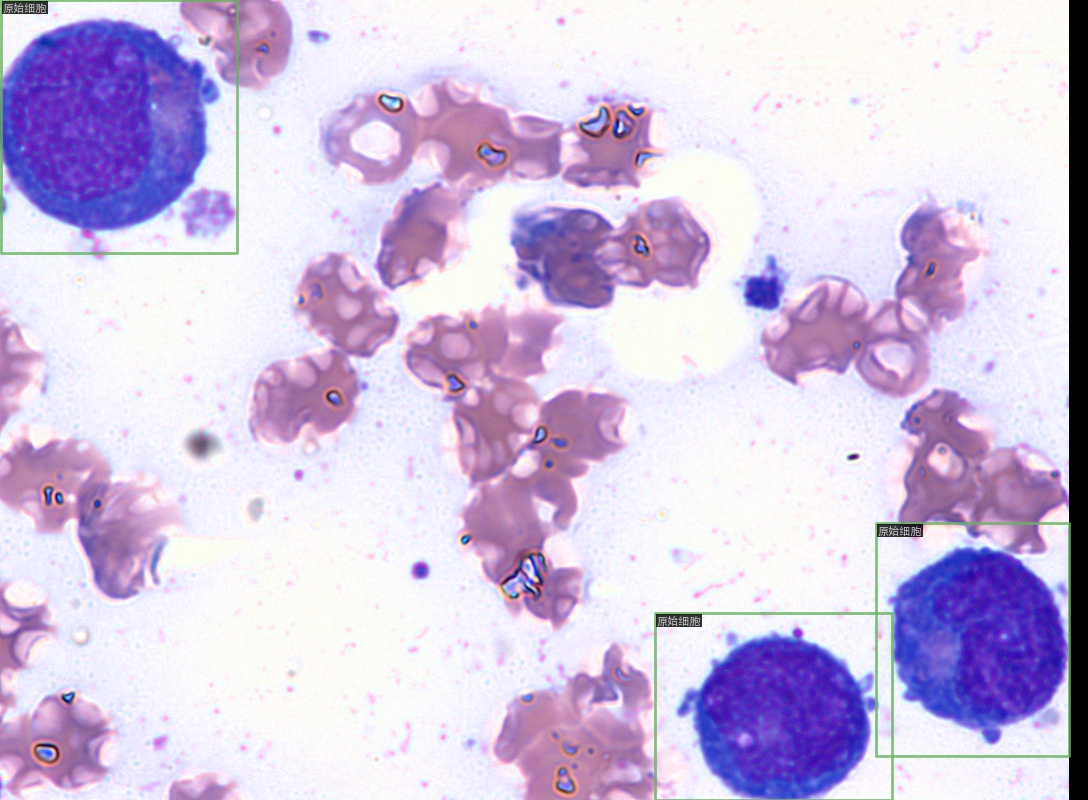
#> input picture mmdetection/browse_dataset/475.jpg, 1088 x 800 px; its folder holds only this picture in this run
$ python -i utils.py   (imports and definitions only)
#> lines starting #> are read from the running program, lines starting #| are printed output that depends on the picture; after the words box and inside, x2 and y2 are one past the last pixel; in counts of white or black regions, pixels touching at a corner belong together
import cv2
import os
import numpy as np

from scipy import signal

import matplotlib.pyplot as plt


# [110 lines left out: functions mask_single_cell, mask_single_cell_BGR, gray_threshold_mask, not called in this run]


def gradient_mask(file_path, ratio=0.65, save=False):
    """
    利用灰度梯度变化进行色点分割
    Args:
        file_path: 图像路径
        ratio: 多少比例保留
        save:

    Returns:

    """
#> called with file_path = '../browse_dataset/475.jpg', ratio = 0.65, save = False
    img = cv2.imread(file_path)
#> img is the input picture: shape (800, 1088, 3); mean B, G, R 225.7, 195.4, 209.3

    img_blur = cv2.GaussianBlur(img, (3, 3), sigmaX=5)

    img_gray = cv2.cvtColor(img_blur, cv2.COLOR_BGR2GRAY)
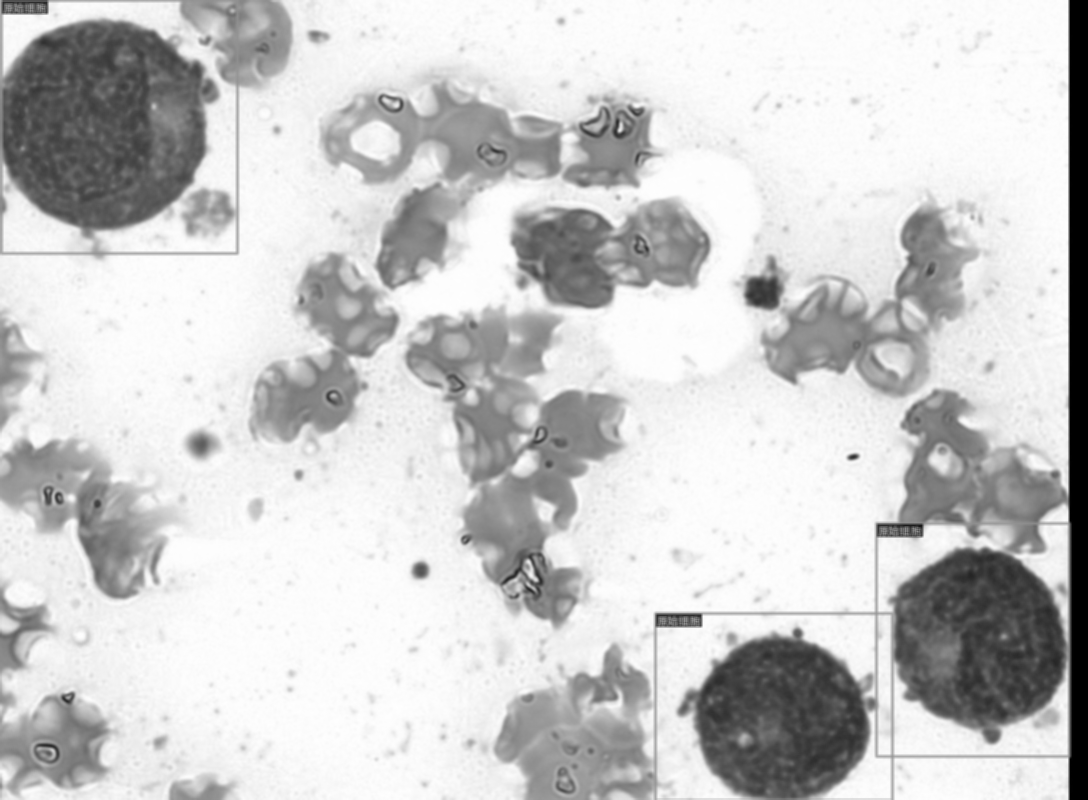
#> img_gray: shape (800, 1088); min 0, max 255, mean 203
    # plt.imshow(img_gray, cmap='gray')
    # plt.show()
    img_gray = cv2.normalize(img_gray, dst=None, alpha=0, beta=255, norm_type=cv2.NORM_MINMAX)

    kernelLaplace1 = np.array([[1, 1, 1], [1, -8, 1], [1, 1, 1]])  # Laplacian kernel
    imgLaplace = signal.convolve2d(img_gray, kernelLaplace1, boundary='symm', mode='same')  # same 卷积
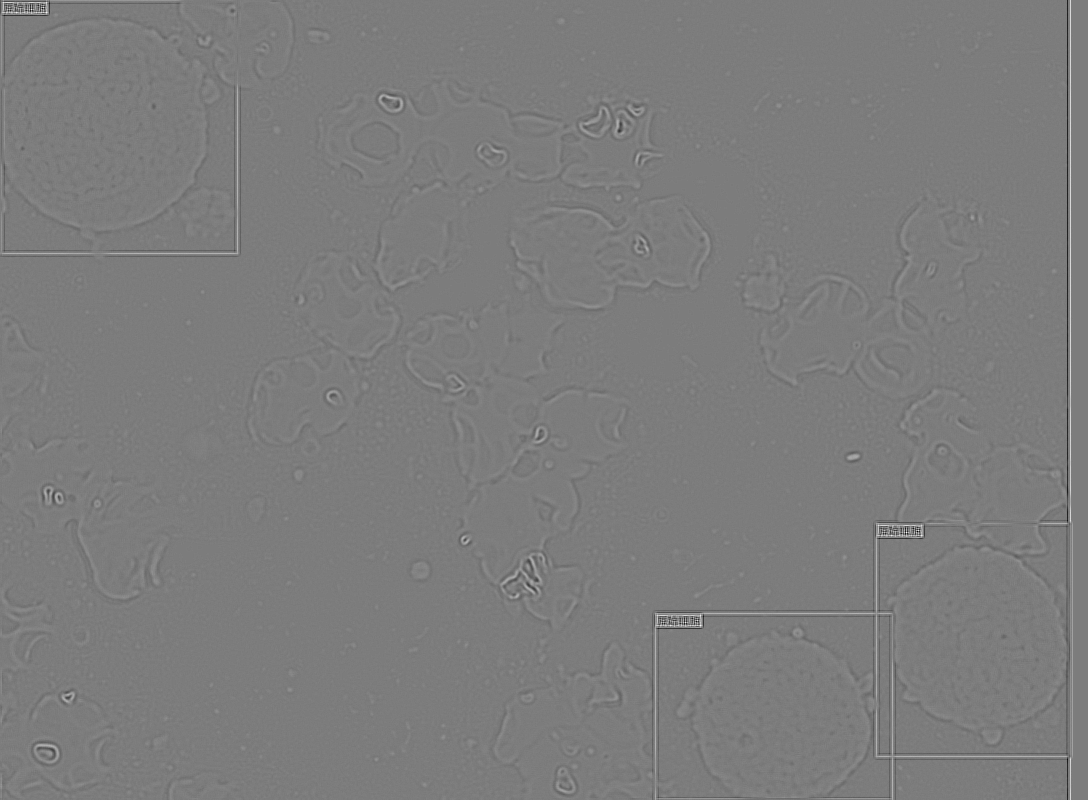
#> imgLaplace: shape (800, 1088) int64; min -341, max 356, mean 0; drawn with min black and max white

    imgLaplace = cv2.normalize(imgLaplace, dst=None, alpha=0, beta=255, norm_type=cv2.NORM_MINMAX)
    T = ratio * imgLaplace.max()
#> T = 165.8
    # [6 lines of commented-out code are left out]
    pos_0 = imgLaplace > T
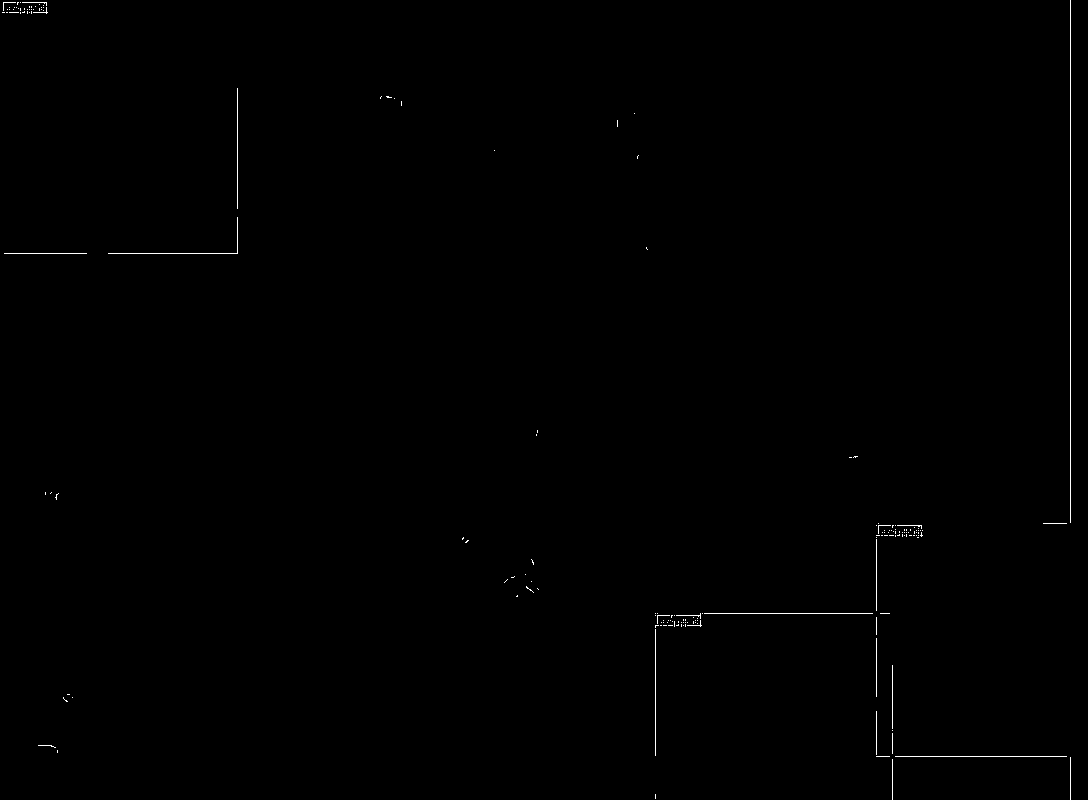
#> pos_0: shape (800, 1088) bool; 0.27% white in thin lines or dots
    pos_255 = imgLaplace <= T
#> pos_255: shape (800, 1088) bool; 99.7% white; black in thin lines or dots
    imgLaplace[pos_0] = 0
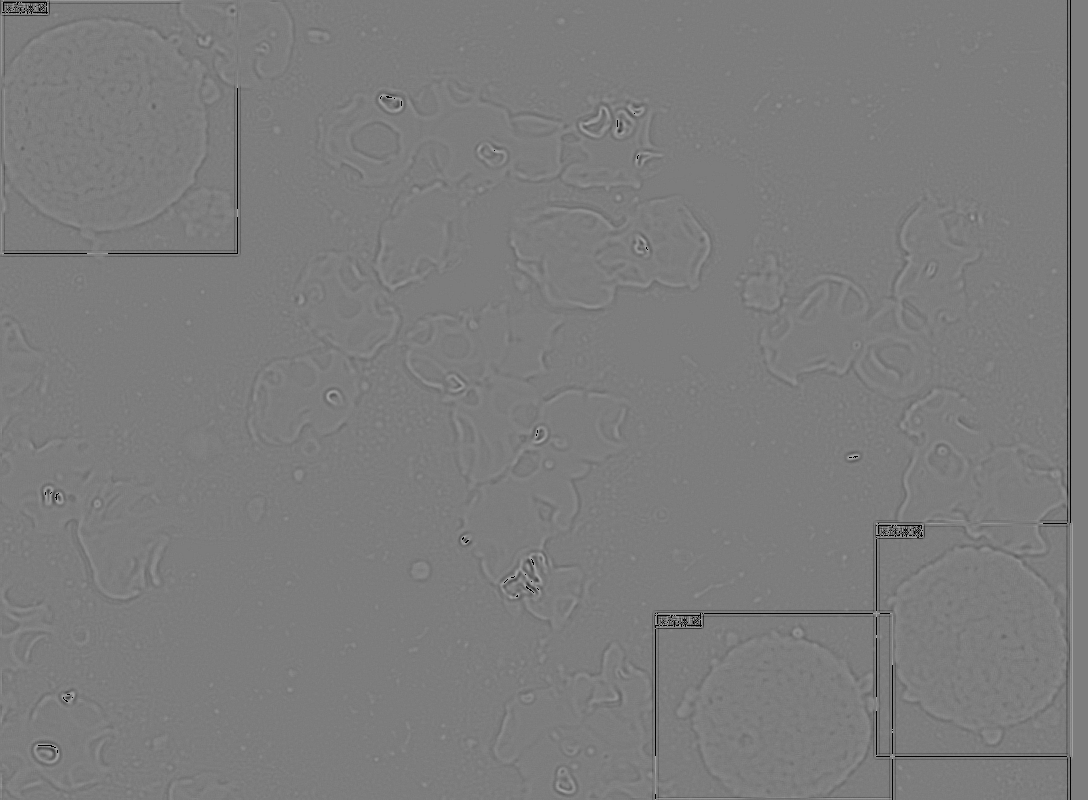
#> imgLaplace: shape (800, 1088) int32; min 0, max 165, mean 124.2
    imgLaplace[pos_255] = 255
#> imgLaplace: shape (800, 1088) int32; 99.7% white; black in thin lines or dots

    kernel = np.ones((2, 2), np.uint8)
    imgLaplace = cv2.erode(imgLaplace.astype('uint8'), kernel, iterations=1)
#> imgLaplace: shape (800, 1088); 99.4% white; black in thin lines or dots
    imgLaplace = cv2.dilate(imgLaplace.astype('uint8'), kernel, iterations=2)
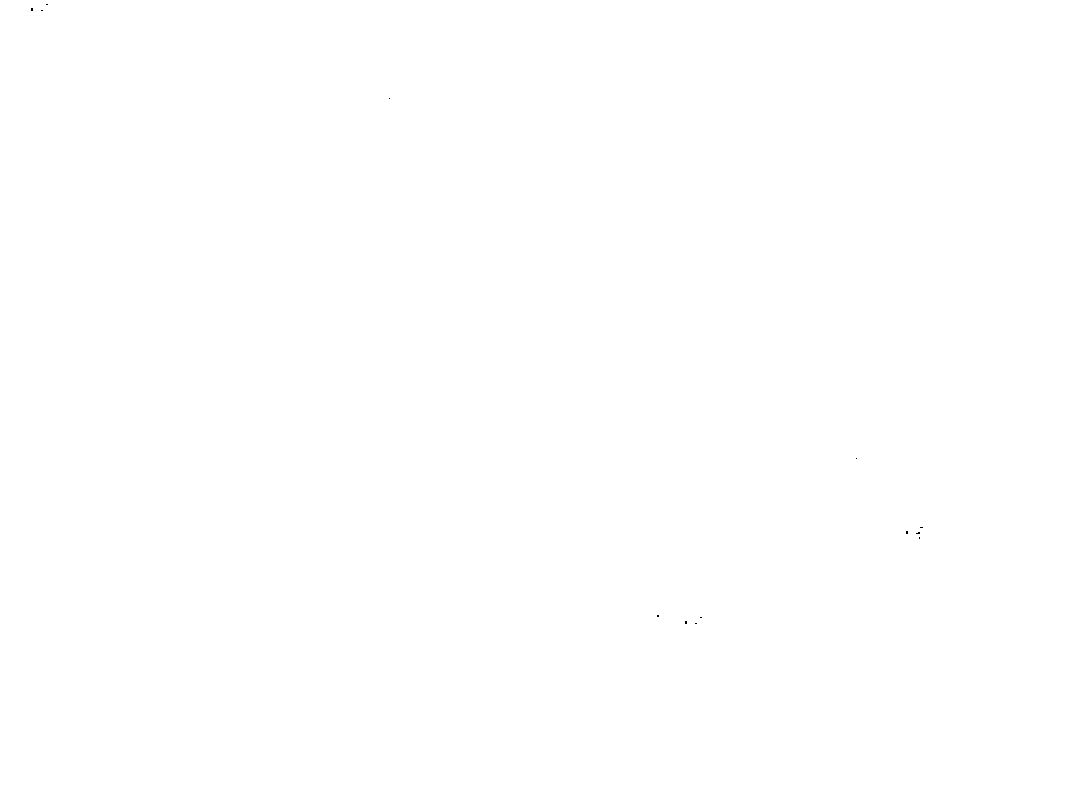
#> imgLaplace: shape (800, 1088); 100% white; black in thin lines or dots, all inside (x1, y1, x2, y2) = (31, 4, 923, 624)
    imgLaplace = cv2.erode(imgLaplace.astype('uint8'), kernel, iterations=1)
#> imgLaplace: shape (800, 1088); 100% white; black in thin lines or dots, all inside (x1, y1, x2, y2) = (31, 4, 924, 625)

    # plt.imshow(imgLaplace, cmap='gray')
    # plt.show()
    if save:
        save_path_root = '/home/zxw/project/Swin-Transformer-Object-Detection/yuanyou/final_mask_gradient'
        if not os.path.exists(save_path_root):
            os.mkdir(save_path_root)
        img_name = file_path.split('/')[-2] + '_' + file_path.split('/')[-1]
        save_path = os.path.join(save_path_root, img_name)
        # save_tmp = os.path.join(save_path_root, 'ori_'+img_name)
        cv2.imwrite(save_path, imgLaplace)
        # cv2.imwrite(save_tmp, img)

    return imgLaplace


# [69 lines left out: functions binary_statistics, patient_detection, not called in this run]

>>> result = gradient_mask('../browse_dataset/475.jpg')
